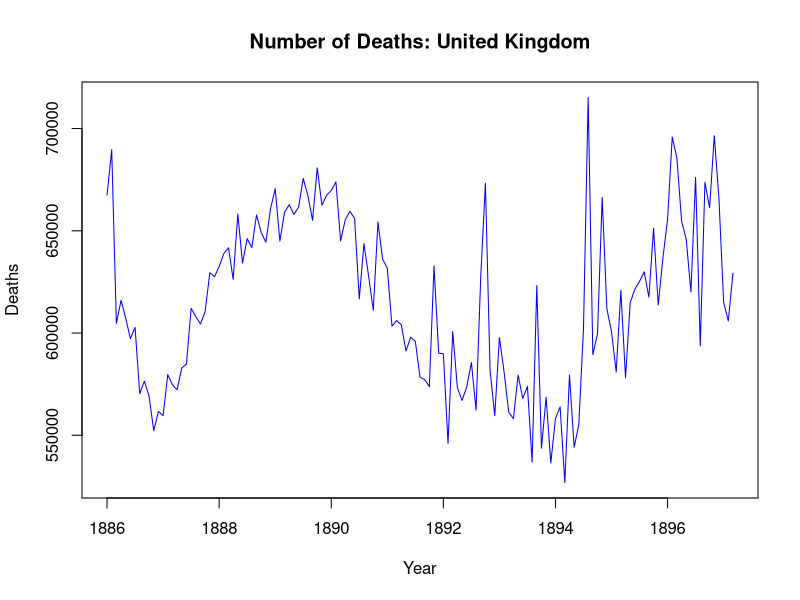
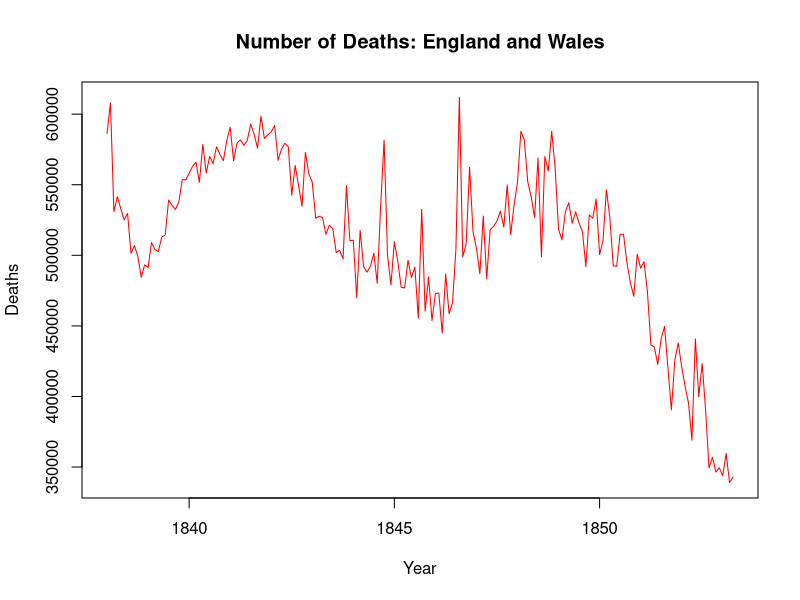
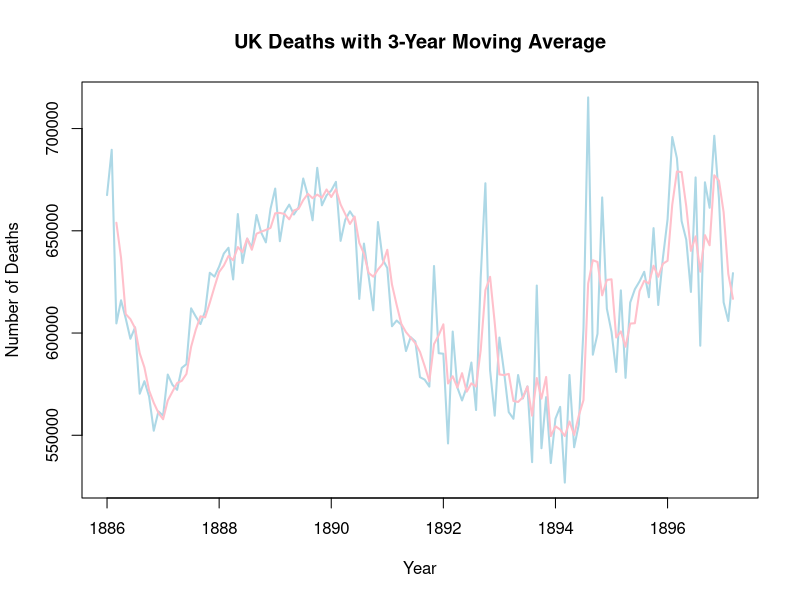
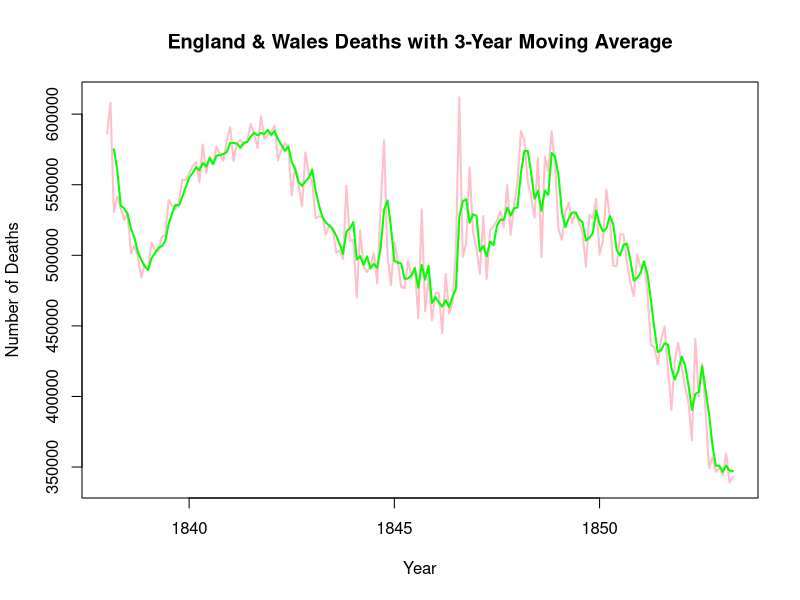
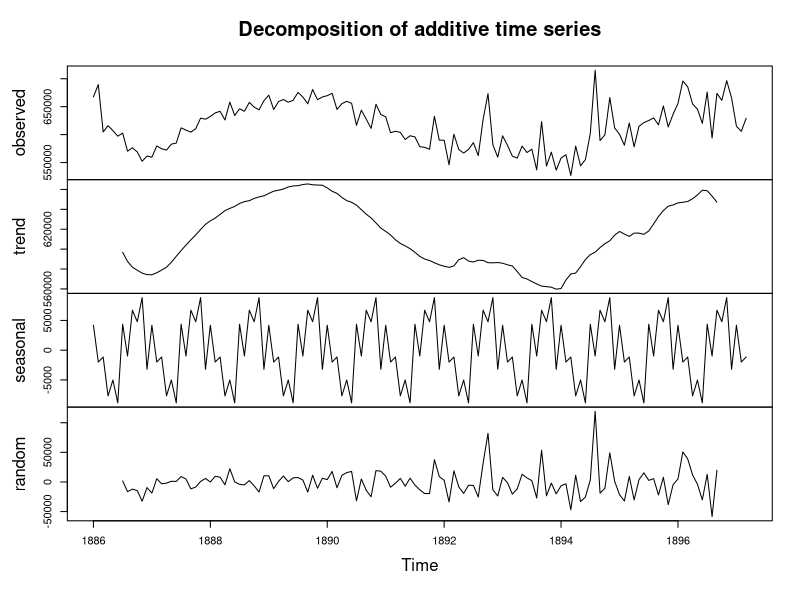
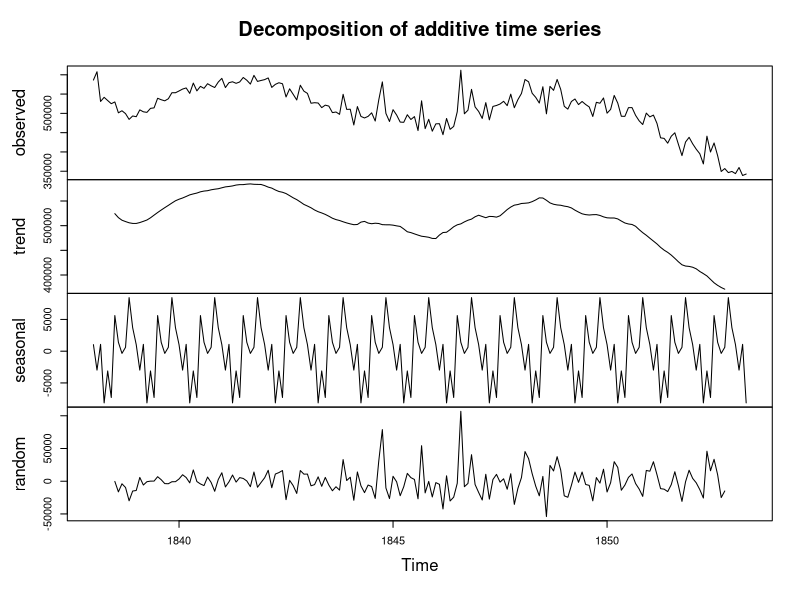
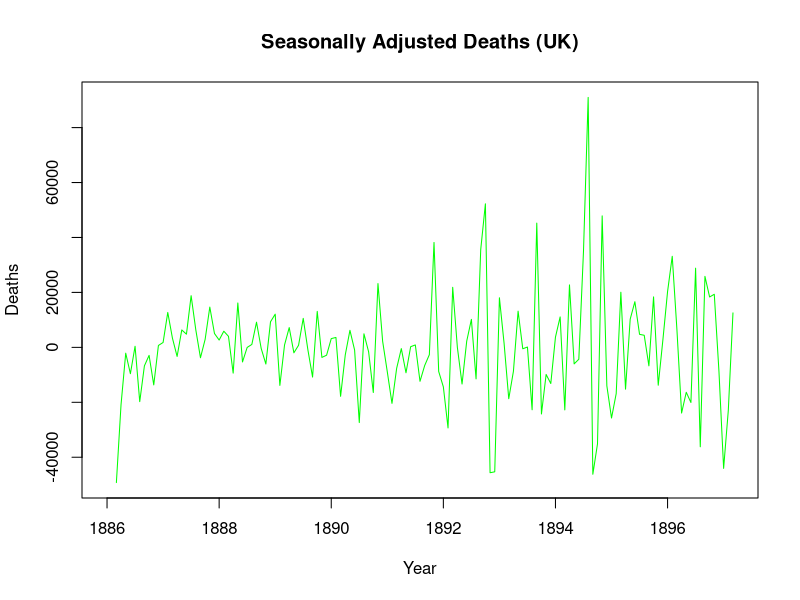
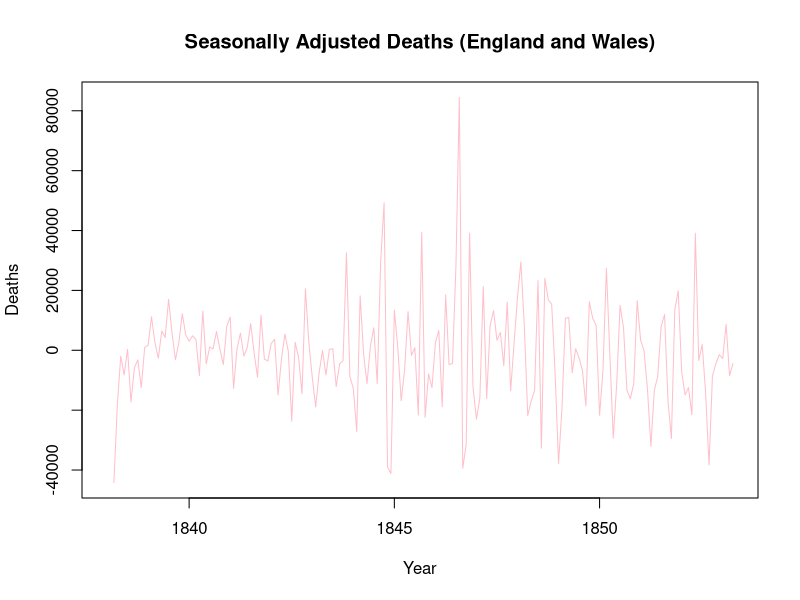

Source code (R) for these figures, in order:
# Install and load necessary packages
install.packages("readxl")
install.packages("TTR")
install.packages("ggplot2")
install.packages("forecast")

library(readxl)
library(TTR)
library(forecast)
library(tseries)

### 1- EDA - Exploratory Data Analysis

# 1. Load the data set
death_stats_data <- read_excel("DeathStats.xlsx", skip = 5)

# 2. Drop unnecessary columns
death_stats_data <- death_stats_data[, 1:3]

# 3. Inspect the data set
head(death_stats_data)
summary(death_stats_data)
str(death_stats_data)

# 4. Pre-Processing: Replace missing values with linear interpolation for UK deaths
library(zoo)
UK_death_counts <- death_stats_data$'Number of deaths: United Kingdom'
UK_death_counts <- na.approx(UK_death_counts)
UK_death_counts


# 5. Reading& Plotting: Time Series Data
uk_death_timeseries <- ts(UK_death_counts, start = c(1886),frequency = 12) 

england_wales_death_counts <- death_stats_data$'Number of deaths: England and Wales'
england_wales_timeseries <- ts(england_wales_death_counts, start = c(1838),frequency = 12)

plot(uk_death_timeseries, col = "blue", main = "Number of Deaths: United Kingdom", xlab = "Year", ylab = "Deaths")
plot(england_wales_timeseries, col = "red", main = "Number of Deaths: England and Wales", xlab = "Year", ylab = "Deaths")


# Calculate the 3-year Simple Moving Average (SMA)
uk_death_timeseries_SMA3 <- SMA(uk_death_timeseries, n = 3)
england_wales_timeseries_SMA3 <- SMA(england_wales_timeseries, n = 3)

# Plot the original UK deaths time series (blue) and overlay the 3-year SMA (purple)
plot(uk_death_timeseries, main = "UK Deaths with 3-Year Moving Average", 
     xlab = "Year", ylab = "Number of Deaths", col = "lightblue", type = "l", lwd = 2)
lines(uk_death_timeseries_SMA3, col = "pink", lwd = 2)  # Overlay 3-year SMA

plot(england_wales_timeseries, main = "England & Wales Deaths with 3-Year Moving Average", 
     xlab = "Year", ylab = "Number of Deaths", col = "pink", type = "l", lwd = 2)
lines(england_wales_timeseries_SMA3, col = "green", lwd = 2)  # Overlay 3-year SMA



#### Decomposition 
uk_death_decomposed <- decompose(uk_death_timeseries, type = "additive")
plot(uk_death_decomposed)
england_wales_decomposed <- decompose(england_wales_timeseries, type = "additive")
plot(england_wales_decomposed)


#### Seasonally adjusted data
uk_death_timeseries_seasonally_adjusted <- uk_death_timeseries - uk_death_timeseries_SMA3
plot(uk_death_timeseries_seasonally_adjusted, main = "Seasonally Adjusted Deaths (UK)", col = "green", xlab = "Year", ylab = "Deaths")

england_wales_timeseries_seasonally_adjusted <- england_wales_timeseries - england_wales_timeseries_SMA3
plot(england_wales_timeseries_seasonally_adjusted, main = "Seasonally Adjusted Deaths (England and Wales)", col = "pink", xlab = "Year", ylab = "Deaths")



#### Time Series Modeling
# Stationarity Testing, Perform the Augmented Dickey-Fuller (ADF) test. 
adf.test(uk_death_timeseries)
adf.test(england_wales_timeseries)

acf(uk_death_timeseries)
acf(england_wales_timeseries)

pacf(uk_death_timeseries)
pacf(england_wales_timeseries)

# As it's non-stationarity
uk_death_diff <- diff(uk_death_timeseries)
england_wales_diff <- diff(england_wales_timeseries)

# Plot the ACF and PACF to assess autocorrelation.
plot.ts(uk_death_diff, main = "Differenced UK Deaths")
plot.ts(england_wales_diff, main = "Differenced England & Wales Deaths")


# Re-check stationarity of difference series
adf.test(uk_death_diff)
adf.test(england_wales_diff)



### Forecasting

# ARIMA Model
uk_arima_model  <- auto.arima(uk_death_diff)
england_wales_arima_model <- auto.arima(england_wales_diff)

summary(uk_arima_model)
summary(england_wales_arima_model)


# Check residuals
checkresiduals(uk_arima_model)
checkresiduals(england_wales_arima_model)

# Forecast the next 10 years
uk_arima_death_forecast <- forecast(uk_arima_model, h = 10)
england_wales_arima_forecast <- forecast(england_wales_arima_model, h = 10)

plot(uk_arima_death_forecast, main = "ARIMA Forecast: UK Deaths")
plot(england_wales_arima_forecast, main = "ARIMA Forecast: England & Wales Deaths")

# plot a correlogram
acf(uk_death_diff, lag.max = 20, main = "Correlogram of Differenced UK Deaths")
acf(england_wales_diff, lag.max = 20, main = "Correlogram of Differenced England & Wales Deaths")
pacf(uk_death_diff, lag.max = 20, main = "Partial LAg/ACF UK Deaths")
pacf(england_wales_diff, lag.max = 20, main = "Partial ACF/Lag England & Wales Deaths")
# Get the autocorrelation values for UK deaths (up to 20 lags, without plotting)


uk_acf_values <- acf(uk_death_diff, lag.max = 20, plot = FALSE)
england_wales_acf_values <- acf(england_wales_diff, lag.max = 20, plot = FALSE)

uk_acf_values
england_wales_acf_values
mean_forecast_uk <- mean(uk_arima_death_forecast$mean)
mean_forecast_englandwales <- mean(england_wales_arima_model$mean)

print(mean_forecast_uk)
print(mean_forecast_englandwales)
print(uk_acf_values)  # Print autocorrelation values for UK deaths
print(england_wales_acf_values)  # Print autocorrelation values for England & Wales deaths


# Evaluate accuracy for ARIMA forecasts
cat("\nAccuracy for England & Wales ARIMA model:\n")
accuracy(uk_arima_death_forecast)
accuracy(england_wales_arima_model)

#### Holt Winter

# Apply Holt-Winters model for UK deaths
uk_holt_winters <- HoltWinters(uk_death_timeseries, gamma = FALSE)
england_wales_holt_winters <- HoltWinters(england_wales_timeseries, gamma = FALSE)

summary(uk_holt_winters)
summary(england_wales_holt_winters)

# Check residuals for UK ARIMA model
checkresiduals(uk_holt_winters)
checkresiduals(england_wales_holt_winters)

uk_holt_winters_forecast <- forecast(uk_holt_winters, h = 10)
england_wales_holt_winters_forecast <- forecast(england_wales_holt_winters, h = 10)


plot(uk_holt_winters_forecast, main = "Holt-Winters Forecast: UK Deaths")
plot(england_wales_holt_winters_forecast, main = "Holt-Winters Forecast: England & Wales Deaths")



# Evaluate accuracy for Holt-Winters & ARIMA forecasts
accuracy(uk_arima_death_forecast)
accuracy(england_wales_arima_model)
accuracy(uk_holt_winters_forecast)
accuracy(england_wales_holt_winters_forecast)





